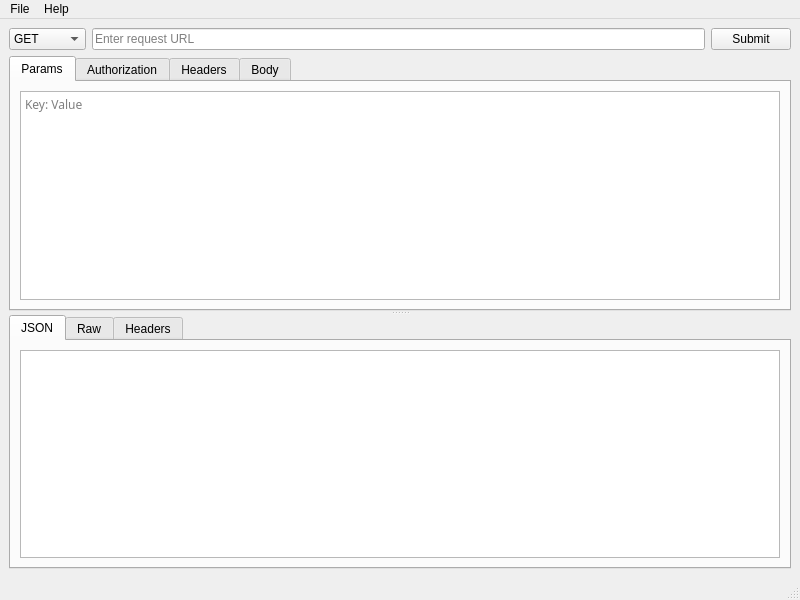
<?xml version="1.0" encoding="UTF-8"?>
<ui version="4.0">
 <class>MainWindow</class>
 <widget class="QMainWindow" name="MainWindow">
  <property name="geometry">
   <rect>
    <x>0</x>
    <y>0</y>
    <width>800</width>
    <height>600</height>
   </rect>
  </property>
  <property name="windowTitle">
   <string>Quteman</string>
  </property>
  <widget class="QWidget" name="centralwidget">
   <layout class="QGridLayout" name="gridLayout">
    <item row="0" column="0">
     <layout class="QHBoxLayout" name="horizontalLayout">
      <item>
       <widget class="QComboBox" name="requestType">
        <item>
         <property name="text">
          <string>GET</string>
         </property>
        </item>
        <item>
         <property name="text">
          <string>POST</string>
         </property>
        </item>
        <item>
         <property name="text">
          <string>PUT</string>
         </property>
        </item>
        <item>
         <property name="text">
          <string>PATCH</string>
         </property>
        </item>
        <item>
         <property name="text">
          <string>DELETE</string>
         </property>
        </item>
       </widget>
      </item>
      <item>
       <widget class="QLineEdit" name="addressBar">
        <property name="placeholderText">
         <string>Enter request URL</string>
        </property>
       </widget>
      </item>
      <item>
       <widget class="QPushButton" name="submitButton">
        <property name="text">
         <string>Submit</string>
        </property>
       </widget>
      </item>
     </layout>
    </item>
    <item row="1" column="0">
     <widget class="QSplitter" name="splitter">
      <property name="orientation">
       <enum>Qt::Vertical</enum>
      </property>
      <widget class="QTabWidget" name="tabWidget">
       <property name="currentIndex">
        <number>0</number>
       </property>
       <widget class="QWidget" name="paramsTab">
        <attribute name="title">
         <string>Params</string>
        </attribute>
        <layout class="QGridLayout" name="paramsLayout">
         <item row="0" column="0">
          <widget class="QPlainTextEdit" name="paramsInput">
           <property name="font">
            <font>
             <family>Source Code Pro</family>
            </font>
           </property>
           <property name="placeholderText">
            <string>Key: Value</string>
           </property>
          </widget>
         </item>
        </layout>
       </widget>
       <widget class="QWidget" name="authTab">
        <attribute name="title">
         <string>Authorization</string>
        </attribute>
        <layout class="QGridLayout" name="authLayoutOuter">
         <item row="0" column="0">
          <layout class="QGridLayout" name="authLayout">
           <item row="0" column="0">
            <widget class="QLabel" name="authUsernameLabel">
             <property name="text">
              <string>Username</string>
             </property>
            </widget>
           </item>
           <item row="0" column="1">
            <widget class="QLabel" name="authPasswordLabel">
             <property name="text">
              <string>Password</string>
             </property>
            </widget>
           </item>
           <item row="1" column="1">
            <widget class="QLineEdit" name="authPasswordInput">
             <property name="echoMode">
              <enum>QLineEdit::Password</enum>
             </property>
            </widget>
           </item>
           <item row="1" column="0">
            <widget class="QLineEdit" name="authUsernameInput"/>
           </item>
           <item row="2" column="0">
            <spacer name="verticalSpacer">
             <property name="orientation">
              <enum>Qt::Vertical</enum>
             </property>
             <property name="sizeHint" stdset="0">
              <size>
               <width>20</width>
               <height>40</height>
              </size>
             </property>
            </spacer>
           </item>
           <item row="2" column="1">
            <spacer name="verticalSpacer_2">
             <property name="orientation">
              <enum>Qt::Vertical</enum>
             </property>
             <property name="sizeHint" stdset="0">
              <size>
               <width>20</width>
               <height>40</height>
              </size>
             </property>
            </spacer>
           </item>
          </layout>
         </item>
        </layout>
       </widget>
       <widget class="QWidget" name="headersTab">
        <attribute name="title">
         <string>Headers</string>
        </attribute>
        <layout class="QGridLayout" name="headersLayout">
         <item row="0" column="0">
          <widget class="QPlainTextEdit" name="headersInput">
           <property name="font">
            <font>
             <family>Source Code Pro</family>
            </font>
           </property>
           <property name="placeholderText">
            <string>Key: Value</string>
           </property>
          </widget>
         </item>
        </layout>
       </widget>
       <widget class="QWidget" name="bodyTab">
        <attribute name="title">
         <string>Body</string>
        </attribute>
        <layout class="QGridLayout" name="bodyLayout">
         <item row="0" column="0">
          <widget class="QPlainTextEdit" name="bodyInput">
           <property name="font">
            <font>
             <family>Source Code Pro</family>
            </font>
           </property>
          </widget>
         </item>
        </layout>
       </widget>
      </widget>
      <widget class="QTabWidget" name="tabResult">
       <property name="currentIndex">
        <number>0</number>
       </property>
       <widget class="QWidget" name="jsonTab">
        <attribute name="title">
         <string>JSON</string>
        </attribute>
        <layout class="QGridLayout" name="gridLayout_2">
         <item row="0" column="0">
          <widget class="QTreeView" name="jsonView">
           <property name="font">
            <font>
             <family>Source Code Pro</family>
            </font>
           </property>
           <attribute name="headerVisible">
            <bool>false</bool>
           </attribute>
           <attribute name="headerMinimumSectionSize">
            <number>100</number>
           </attribute>
           <attribute name="headerDefaultSectionSize">
            <number>200</number>
           </attribute>
          </widget>
         </item>
        </layout>
       </widget>
       <widget class="QWidget" name="rawTab">
        <attribute name="title">
         <string>Raw</string>
        </attribute>
        <layout class="QGridLayout" name="gridLayout_3">
         <item row="0" column="0">
          <widget class="QTextBrowser" name="textBrowser">
           <property name="font">
            <font>
             <family>Source Code Pro</family>
            </font>
           </property>
          </widget>
         </item>
        </layout>
       </widget>
       <widget class="QWidget" name="headersResultTab">
        <attribute name="title">
         <string>Headers</string>
        </attribute>
        <layout class="QGridLayout" name="gridLayout_4">
         <item row="0" column="0">
          <widget class="QTextBrowser" name="headersBrowser">
           <property name="font">
            <font>
             <family>Source Code Pro</family>
            </font>
           </property>
          </widget>
         </item>
        </layout>
       </widget>
      </widget>
     </widget>
    </item>
   </layout>
  </widget>
  <widget class="QMenuBar" name="menubar">
   <property name="geometry">
    <rect>
     <x>0</x>
     <y>0</y>
     <width>800</width>
     <height>29</height>
    </rect>
   </property>
   <widget class="QMenu" name="menuFile">
    <property name="title">
     <string>File</string>
    </property>
    <addaction name="actionQuit"/>
   </widget>
   <widget class="QMenu" name="menuHelp">
    <property name="title">
     <string>Help</string>
    </property>
    <addaction name="actionAbout"/>
   </widget>
   <addaction name="menuFile"/>
   <addaction name="menuHelp"/>
  </widget>
  <widget class="QStatusBar" name="statusbar"/>
  <action name="actionQuit">
   <property name="icon">
    <iconset theme="application-exit">
     <normaloff>.</normaloff>.</iconset>
   </property>
   <property name="text">
    <string>Quit</string>
   </property>
   <property name="shortcut">
    <string>Ctrl+Q</string>
   </property>
  </action>
  <action name="actionAbout">
   <property name="icon">
    <iconset theme="help-about">
     <normaloff>.</normaloff>.</iconset>
   </property>
   <property name="text">
    <string>About</string>
   </property>
  </action>
 </widget>
 <resources/>
 <connections>
  <connection>
   <sender>addressBar</sender>
   <signal>returnPressed()</signal>
   <receiver>submitButton</receiver>
   <slot>click()</slot>
   <hints>
    <hint type="sourcelabel">
     <x>422</x>
     <y>54</y>
    </hint>
    <hint type="destinationlabel">
     <x>751</x>
     <y>54</y>
    </hint>
   </hints>
  </connection>
 </connections>
</ui>
